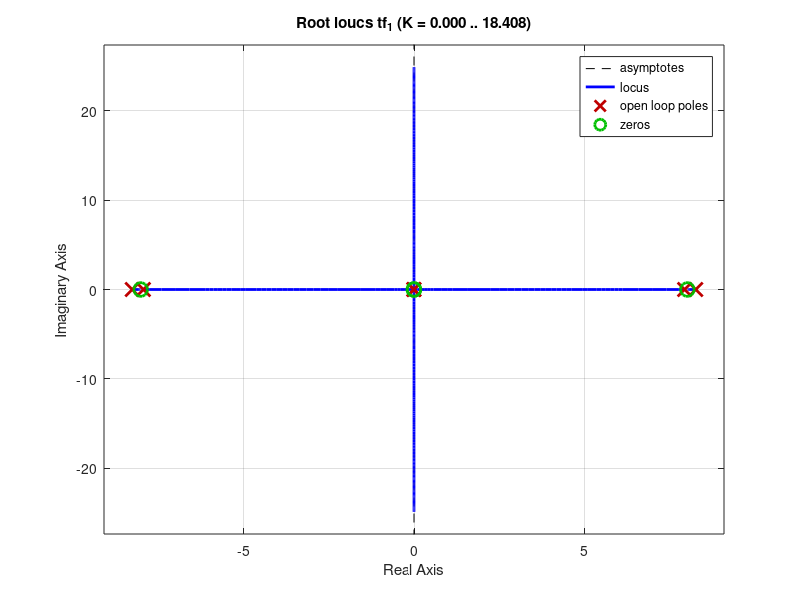
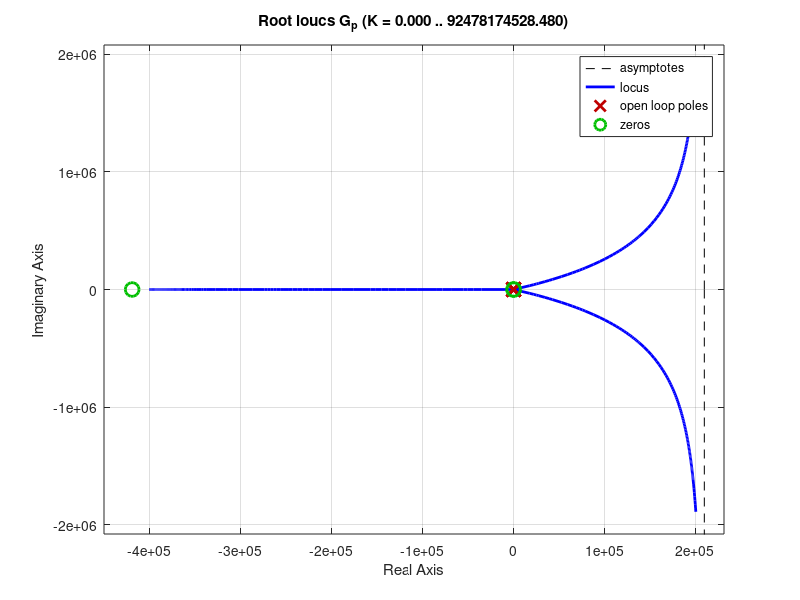

Write the MATLAB code that produced these figures, in order. (Note: this script raises an error after producing the figures.)
%% Intro
clc
clear all
A =[0	0	0	0.5	0	0;
0	0	0	0	0.5	0;
0	0	0	0	0	0.5;
134.697	4.61732	0	-0.00126849	-0.0000419712	-0.0000859303;
4.61732	129.366	0	-0.0000419712	-0.00122003	0.000148836;
2.59264	-4.49059	0	-0.0000859303	0.000148836	-0.00617827];

B=[0	0	0;
0	0	0;
0	0	0;
74.4856	2.46455	5.04582;
2.46455	71.6398	-8.73961;
5.04582	-8.73961	362.787];

C = [1	0	0	0	0	0;
    0	1	0	0	0	0;
    0	0	1	0	0	0];
D = zeros(3,3);
E = B;
sys_orig = ss(A,B,C,D);
tf_orig = tf(sys_orig);
tf_1 = tf_orig(1,1);
figure(1)
rlocus(tf_1)
p = [1,-0.7-2.5j,0,-0.4+0.5j,-0.4-0.5j,-0.7+2.5j];
K = place(A,B,p);
A_bar = A - B*K;
sys_cont = ss(A_bar,B,C,D);
tf_q = tf(sys_cont);    
G_p = tf_q(1,1);
p_gp = pole(sys_cont);
figure(2)
rlocus(G_p)
%% ZN Method
ts=linspace(0,150,1000);
Kc = sym("Kc");
s = sym("s");
p_Kc = vpa(Kc * poly2sym(G_p.Numerator{1,1},s)+poly2sym(G_p.Denominator{1,1},s));
p_Kc_coef=flip(coeffs(p_Kc,s));
rh_Kc = routh(p_Kc_coef,eps);
S = solve(rh_Kc(6,1)==0,Kc);

Ku = 0.20101366891278826605964385390219;
tf_CL_crt=feedback(Ku*G_p,1);
pole_cl_crt=pole(tf_CL_crt);
[q_crt,t_crt]=step(tf_CL_crt,linspace(0,50,2000));
routh(vpa(tf_CL_crt.Denominator{1,1}),eps);
Pu =2*pi/imag(pole_cl_crt(3));



Kc_ZN = 0.6*Ku;
t_i = Pu/2;
t_d = Pu/8; 
N_d = 100;
G_c_ZN = Kc_ZN*(1+tf([1],[t_i,0]) + tf([t_d,0],[t_d/N_d,1]));
FT_CL=feedback(G_c_ZN*G_p,1);

stepinfo(FT_CL)
pole_cl = pole(FT_CL);
[q_zn,t] = step(FT_CL);

Frt = feedback(G_c_ZN,G_p,-1); %Funcao de transferencia entre entrada de controle e referencia
[u_zn,tu] = step(Frt);
q1_ref = 0.1;
figure(1)
plot(t,q_zn,"LineWidth",1.5)
title("Resposta a um sinal degrau - Quaternion $q_1$", 'Interpreter','Latex','FontSize',13)
ylabel("$q_1/q_{1ref}$",'Interpreter','Latex','FontSize',15)
xlabel("Tempo [s]",'FontSize',13,'Interpreter','Latex')

figure(2)
plot(t,q1_ref*q_zn,"LineWidth",1.5)
title("Resposta a um sinal degrau $q_{1ref} = 0.1$ ", 'Interpreter','Latex','FontSize',13)
ylabel("$q_1$",'Interpreter','Latex','FontSize',15)
xlabel("Tempo [s]",'FontSize',13,'Interpreter','Latex')

figure(3)

plot(tu(10:end,1),u_zn(10:end,1),"LineWidth",1.5)
title("Entradas de controle $\tau_x$", 'Interpreter','Latex','FontSize',13)
ylabel("$\tau_x/q_{1ref}$",'Interpreter','Latex','FontSize',15)
xlabel("Tempo [s]",'FontSize',13,'Interpreter','Latex')

figure(4)

plot(tu(10:end,1),q1_ref*u_zn(10:end,1),"LineWidth",1.5)
title("Entradas de controle $\tau_x$", 'Interpreter','Latex','FontSize',13)
ylabel("$\tau_x$",'Interpreter','Latex','FontSize',15)
xlabel("Tempo [s]",'FontSize',13,'Interpreter','Latex')

figure(5)

bode(FT_CL)

figure(6)
subplot(1,2,1)
plot(t_crt,q_crt,"LineWidth",1.5)
title("Resposta Harmonica crítica para referência degrau - Quaternion $q_1$", 'Interpreter','Latex','FontSize',13)
ylabel("$q_1/q_{1ref}$",'Interpreter','Latex','FontSize',15)
xlabel("Tempo [s]",'FontSize',13,'Interpreter','Latex')
subplot(1,2,2)
pzplot(tf_CL_crt)

